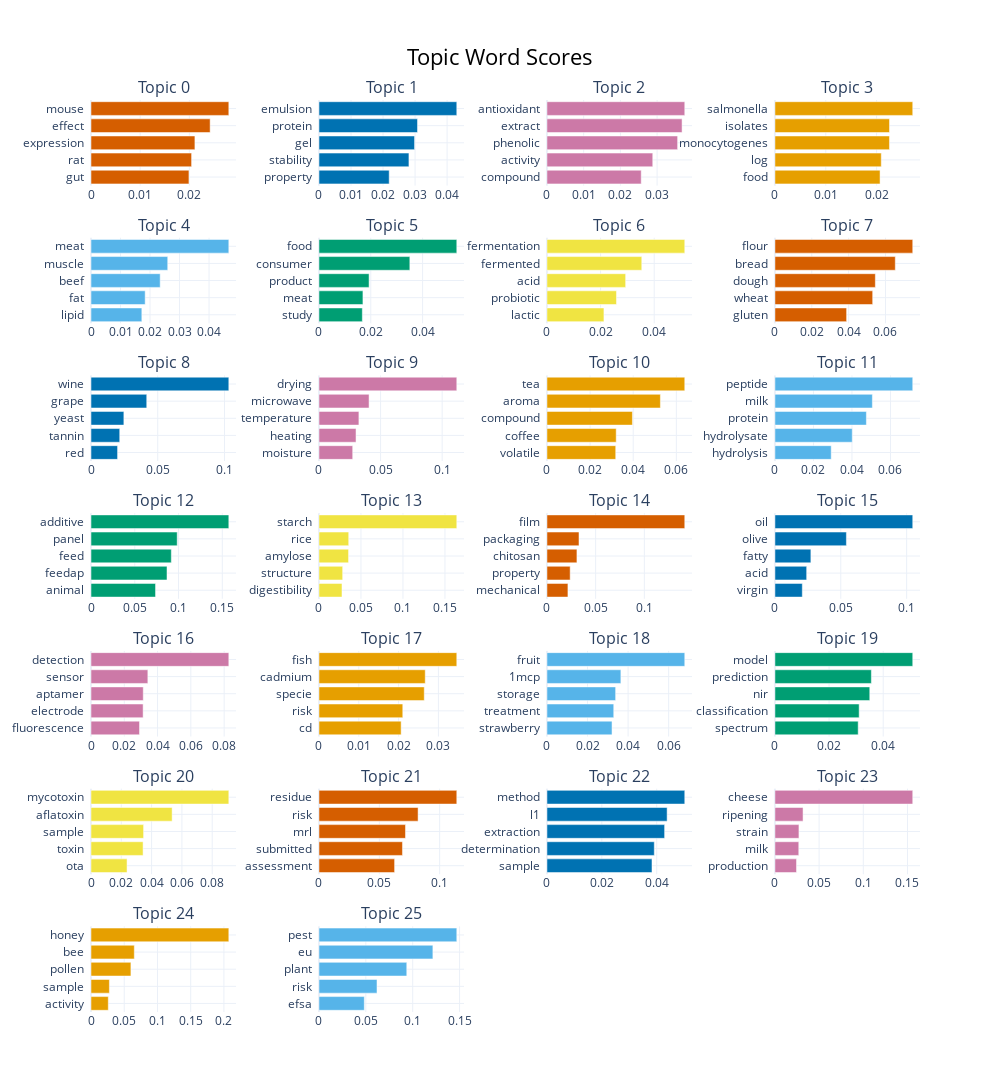

Notebook code cell kept with this figure:
### Code cell
new_model.visualize_barchart(top_n_topics=101)

### Figure 1 — Plotly figure (JSON) as saved in the notebook; plotly's stock layout.template omitted (floating-point values rounded to 4 significant figures)
{"data": [{"marker": {"color": "#D55E00"}, "orientation": "h", "type": "bar", "x": [0.01992, 0.02046, 0.02113, 0.02423, 0.02803], "xaxis": "x", "y": ["gut  ", "rat  ", "expression  ", "effect  ", "mouse  "], "yaxis": "y"}, {"marker": {"color": "#0072B2"}, "orientation": "h", "type": "bar", "x": [0.02192, 0.02808, 0.02984, 0.03076, 0.04302], "xaxis": "x2", "y": ["property  ", "stability  ", "gel  ", "protein  ", "emulsion  "], "yaxis": "y2"}, {"marker": {"color": "#CC79A7"}, "orientation": "h", "type": "bar", "x": [0.02568, 0.02882, 0.03559, 0.0368, 0.03754], "xaxis": "x3", "y": ["compound  ", "activity  ", "phenolic  ", "extract  ", "antioxidant  "], "yaxis": "y3"}, {"marker": {"color": "#E69F00"}, "orientation": "h", "type": "bar", "x": [0.02068, 0.02092, 0.02253, 0.02254, 0.02711], "xaxis": "x4", "y": ["food  ", "log  ", "monocytogenes  ", "isolates  ", "salmonella  "], "yaxis": "y4"}, {"marker": {"color": "#56B4E9"}, "orientation": "h", "type": "bar", "x": [0.01723, 0.01836, 0.02344, 0.026, 0.0467], "xaxis": "x5", "y": ["lipid  ", "fat  ", "beef  ", "muscle  ", "meat  "], "yaxis": "y5"}, {"marker": {"color": "#009E73"}, "orientation": "h", "type": "bar", "x": [0.01674, 0.01697, 0.01934, 0.03507, 0.05319], "xaxis": "x6", "y": ["study  ", "meat  ", "product  ", "consumer  ", "food  "], "yaxis": "y6"}, {"marker": {"color": "#F0E442"}, "orientation": "h", "type": "bar", "x": [0.02125, 0.02593, 0.02935, 0.03536, 0.0514], "xaxis": "x7", "y": ["lactic  ", "probiotic  ", "acid  ", "fermented  ", "fermentation  "], "yaxis": "y7"}, {"marker": {"color": "#D55E00"}, "orientation": "h", "type": "bar", "x": [0.03891, 0.05305, 0.05451, 0.06533, 0.0748], "xaxis": "x8", "y": ["gluten  ", "wheat  ", "dough  ", "bread  ", "flour  "], "yaxis": "y8"}, {"marker": {"color": "#0072B2"}, "orientation": "h", "type": "bar", "x": [0.01991, 0.02151, 0.02462, 0.04176, 0.1033], "xaxis": "x9", "y": ["red  ", "tannin  ", "yeast  ", "grape  ", "wine  "], "yaxis": "y9"}, {"marker": {"color": "#CC79A7"}, "orientation": "h", "type": "bar", "x": [0.02737, 0.03007, 0.03241, 0.04065, 0.1119], "xaxis": "x10", "y": ["moisture  ", "heating  ", "temperature  ", "microwave  ", "drying  "], "yaxis": "y10"}, {"marker": {"color": "#E69F00"}, "orientation": "h", "type": "bar", "x": [0.03189, 0.03211, 0.03963, 0.0526, 0.06391], "xaxis": "x11", "y": ["volatile  ", "coffee  ", "compound  ", "aroma  ", "tea  "], "yaxis": "y11"}, {"marker": {"color": "#56B4E9"}, "orientation": "h", "type": "bar", "x": [0.02922, 0.04015, 0.04749, 0.05059, 0.07156], "xaxis": "x12", "y": ["hydrolysis  ", "hydrolysate  ", "protein  ", "milk  ", "peptide  "], "yaxis": "y12"}, {"marker": {"color": "#009E73"}, "orientation": "h", "type": "bar", "x": [0.07375, 0.08684, 0.09178, 0.09851, 0.1575], "xaxis": "x13", "y": ["animal  ", "feedap  ", "feed  ", "panel  ", "additive  "], "yaxis": "y13"}, {"marker": {"color": "#F0E442"}, "orientation": "h", "type": "bar", "x": [0.02741, 0.02821, 0.03522, 0.0354, 0.1641], "xaxis": "x14", "y": ["digestibility  ", "structure  ", "amylose  ", "rice  ", "starch  "], "yaxis": "y14"}, {"marker": {"color": "#D55E00"}, "orientation": "h", "type": "bar", "x": [0.02154, 0.02384, 0.03079, 0.0329, 0.1415], "xaxis": "x15", "y": ["mechanical  ", "property  ", "chitosan  ", "packaging  ", "film  "], "yaxis": "y15"}, {"marker": {"color": "#0072B2"}, "orientation": "h", "type": "bar", "x": [0.02079, 0.0241, 0.0273, 0.05426, 0.1046], "xaxis": "x16", "y": ["virgin  ", "acid  ", "fatty  ", "olive  ", "oil  "], "yaxis": "y16"}, {"marker": {"color": "#CC79A7"}, "orientation": "h", "type": "bar", "x": [0.02915, 0.03132, 0.0314, 0.03417, 0.08282], "xaxis": "x17", "y": ["fluorescence  ", "electrode  ", "aptamer  ", "sensor  ", "detection  "], "yaxis": "y17"}, {"marker": {"color": "#E69F00"}, "orientation": "h", "type": "bar", "x": [0.02065, 0.02105, 0.02645, 0.0267, 0.03463], "xaxis": "x18", "y": ["cd  ", "risk  ", "specie  ", "cadmium  ", "fish  "], "yaxis": "y18"}, {"marker": {"color": "#56B4E9"}, "orientation": "h", "type": "bar", "x": [0.03208, 0.03293, 0.03386, 0.03644, 0.06795], "xaxis": "x19", "y": ["strawberry  ", "treatment  ", "storage  ", "1mcp  ", "fruit  "], "yaxis": "y19"}, {"marker": {"color": "#009E73"}, "orientation": "h", "type": "bar", "x": [0.03076, 0.03112, 0.03504, 0.03563, 0.05092], "xaxis": "x20", "y": ["spectrum  ", "classification  ", "nir  ", "prediction  ", "model  "], "yaxis": "y20"}, {"marker": {"color": "#F0E442"}, "orientation": "h", "type": "bar", "x": [0.02379, 0.03438, 0.03472, 0.05356, 0.09097], "xaxis": "x21", "y": ["ota  ", "toxin  ", "sample  ", "aflatoxin  ", "mycotoxin  "], "yaxis": "y21"}, {"marker": {"color": "#D55E00"}, "orientation": "h", "type": "bar", "x": [0.06267, 0.06918, 0.07168, 0.08213, 0.1142], "xaxis": "x22", "y": ["assessment  ", "submitted  ", "mrl  ", "risk  ", "residue  "], "yaxis": "y22"}, {"marker": {"color": "#0072B2"}, "orientation": "h", "type": "bar", "x": [0.03827, 0.03911, 0.04287, 0.04379, 0.05022], "xaxis": "x23", "y": ["sample  ", "determination  ", "extraction  ", "l1  ", "method  "], "yaxis": "y23"}, {"marker": {"color": "#CC79A7"}, "orientation": "h", "type": "bar", "x": [0.02443, 0.02699, 0.02717, 0.03183, 0.156], "xaxis": "x24", "y": ["production  ", "milk  ", "strain  ", "ripening  ", "cheese  "], "yaxis": "y24"}, {"marker": {"color": "#E69F00"}, "orientation": "h", "type": "bar", "x": [0.02601, 0.02765, 0.06005, 0.06516, 0.2074], "xaxis": "x25", "y": ["activity  ", "sample  ", "pollen  ", "bee  ", "honey  "], "yaxis": "y25"}, {"marker": {"color": "#56B4E9"}, "orientation": "h", "type": "bar", "x": [0.04836, 0.0619, 0.09368, 0.1215, 0.147], "xaxis": "x26", "y": ["efsa  ", "risk  ", "plant  ", "eu  ", "pest  "], "yaxis": "y26"}], "layout": {"annotations": [{"font": {"size": 16}, "showarrow": false, "text": "Topic 0", "x": 0.0875, "xanchor": "center", "xref": "paper", "y": 1, "yanchor": "bottom", "yref": "paper"}, {"font": {"size": 16}, "showarrow": false, "text": "Topic 1", "x": 0.3625, "xanchor": "center", "xref": "paper", "y": 1, "yanchor": "bottom", "yref": "paper"}, {"font": {"size": 16}, "showarrow": false, "text": "Topic 2", "x": 0.6375, "xanchor": "center", "xref": "paper", "y": 1, "yanchor": "bottom", "yref": "paper"}, {"font": {"size": 16}, "showarrow": false, "text": "Topic 3", "x": 0.9125, "xanchor": "center", "xref": "paper", "y": 1, "yanchor": "bottom", "yref": "paper"}, {"font": {"size": 16}, "showarrow": false, "text": "Topic 4", "x": 0.0875, "xanchor": "center", "xref": "paper", "y": 0.849, "yanchor": "bottom", "yref": "paper"}, {"font": {"size": 16}, "showarrow": false, "text": "Topic 5", "x": 0.3625, "xanchor": "center", "xref": "paper", "y": 0.849, "yanchor": "bottom", "yref": "paper"}, {"font": {"size": 16}, "showarrow": false, "text": "Topic 6", "x": 0.6375, "xanchor": "center", "xref": "paper", "y": 0.849, "yanchor": "bottom", "yref": "paper"}, {"font": {"size": 16}, "showarrow": false, "text": "Topic 7", "x": 0.9125, "xanchor": "center", "xref": "paper", "y": 0.849, "yanchor": "bottom", "yref": "paper"}, {"font": {"size": 16}, "showarrow": false, "text": "Topic 8", "x": 0.0875, "xanchor": "center", "xref": "paper", "y": 0.698, "yanchor": "bottom", "yref": "paper"}, {"font": {"size": 16}, "showarrow": false, "text": "Topic 9", "x": 0.3625, "xanchor": "center", "xref": "paper", "y": 0.698, "yanchor": "bottom", "yref": "paper"}, {"font": {"size": 16}, "showarrow": false, "text": "Topic 10", "x": 0.6375, "xanchor": "center", "xref": "paper", "y": 0.698, "yanchor": "bottom", "yref": "paper"}, {"font": {"size": 16}, "showarrow": false, "text": "Topic 11", "x": 0.9125, "xanchor": "center", "xref": "paper", "y": 0.698, "yanchor": "bottom", "yref": "paper"}, {"font": {"size": 16}, "showarrow": false, "text": "Topic 12", "x": 0.0875, "xanchor": "center", "xref": "paper", "y": 0.5469, "yanchor": "bottom", "yref": "paper"}, {"font": {"size": 16}, "showarrow": false, "text": "Topic 13", "x": 0.3625, "xanchor": "center", "xref": "paper", "y": 0.5469, "yanchor": "bottom", "yref": "paper"}, {"font": {"size": 16}, "showarrow": false, "text": "Topic 14", "x": 0.6375, "xanchor": "center", "xref": "paper", "y": 0.5469, "yanchor": "bottom", "yref": "paper"}, {"font": {"size": 16}, "showarrow": false, "text": "Topic 15", "x": 0.9125, "xanchor": "center", "xref": "paper", "y": 0.5469, "yanchor": "bottom", "yref": "paper"}, {"font": {"size": 16}, "showarrow": false, "text": "Topic 16", "x": 0.0875, "xanchor": "center", "xref": "paper", "y": 0.3959, "yanchor": "bottom", "yref": "paper"}, {"font": {"size": 16}, "showarrow": false, "text": "Topic 17", "x": 0.3625, "xanchor": "center", "xref": "paper", "y": 0.3959, "yanchor": "bottom", "yref": "paper"}, {"font": {"size": 16}, "showarrow": false, "text": "Topic 18", "x": 0.6375, "xanchor": "center", "xref": "paper", "y": 0.3959, "yanchor": "bottom", "yref": "paper"}, {"font": {"size": 16}, "showarrow": false, "text": "Topic 19", "x": 0.9125, "xanchor": "center", "xref": "paper", "y": 0.3959, "yanchor": "bottom", "yref": "paper"}, {"font": {"size": 16}, "showarrow": false, "text": "Topic 20", "x": 0.0875, "xanchor": "center", "xref": "paper", "y": 0.2449, "yanchor": "bottom", "yref": "paper"}, {"font": {"size": 16}, "showarrow": false, "text": "Topic 21", "x": 0.3625, "xanchor": "center", "xref": "paper", "y": 0.2449, "yanchor": "bottom", "yref": "paper"}, {"font": {"size": 16}, "showarrow": false, "text": "Topic 22", "x": 0.6375, "xanchor": "center", "xref": "paper", "y": 0.2449, "yanchor": "bottom", "yref": "paper"}, {"font": {"size": 16}, "showarrow": false, "text": "Topic 23", "x": 0.9125, "xanchor": "center", "xref": "paper", "y": 0.2449, "yanchor": "bottom", "yref": "paper"}, {"font": {"size": 16}, "showarrow": false, "text": "Topic 24", "x": 0.0875, "xanchor": "center", "xref": "paper", "y": 0.09388, "yanchor": "bottom", "yref": "paper"}, {"font": {"size": 16}, "showarrow": false, "text": "Topic 25", "x": 0.3625, "xanchor": "center", "xref": "paper", "y": 0.09388, "yanchor": "bottom", "yref": "paper"}], "height": 1750, "hoverlabel": {"bgcolor": "white", "font": {"family": "Rockwell", "size": 16}}, "showlegend": false, "title": {"font": {"color": "Black", "size": 22}, "text": "Topic Word Scores", "x": 0.5, "xanchor": "center", "yanchor": "top"}, "width": 1000, "xaxis": {"anchor": "y", "domain": [0, 0.175], "showgrid": true}, "xaxis10": {"anchor": "y10", "domain": [0.275, 0.45], "showgrid": true}, "xaxis11": {"anchor": "y11", "domain": [0.55, 0.725], "showgrid": true}, "xaxis12": {"anchor": "y12", "domain": [0.825, 1], "showgrid": true}, "xaxis13": {"anchor": "y13", "domain": [0, 0.175], "showgrid": true}, "xaxis14": {"anchor": "y14", "domain": [0.275, 0.45], "showgrid": true}, "xaxis15": {"anchor": "y15", "domain": [0.55, 0.725], "showgrid": true}, "xaxis16": {"anchor": "y16", "domain": [0.825, 1], "showgrid": true}, "xaxis17": {"anchor": "y17", "domain": [0, 0.175], "showgrid": true}, "xaxis18": {"anchor": "y18", "domain": [0.275, 0.45], "showgrid": true}, "xaxis19": {"anchor": "y19", "domain": [0.55, 0.725], "showgrid": true}, "xaxis2": {"anchor": "y2", "domain": [0.275, 0.45], "showgrid": true}, "xaxis20": {"anchor": "y20", "domain": [0.825, 1], "showgrid": true}, "xaxis21": {"anchor": "y21", "domain": [0, 0.175], "showgrid": true}, "xaxis22": {"anchor": "y22", "domain": [0.275, 0.45], "showgrid": true}, "xaxis23": {"anchor": "y23", "domain": [0.55, 0.725], "showgrid": true}, "xaxis24": {"anchor": "y24", "domain": [0.825, 1], "showgrid": true}, "xaxis25": {"anchor": "y25", "domain": [0, 0.175], "showgrid": true}, "xaxis26": {"anchor": "y26", "domain": [0.275, 0.45], "showgrid": true}, "xaxis27": {"anchor": "y27", "domain": [0.55, 0.725], "showgrid": true}, "xaxis28": {"anchor": "y28", "domain": [0.825, 1], "showgrid": true}, "xaxis3": {"anchor": "y3", "domain": [0.55, 0.725], "showgrid": true}, "xaxis4": {"anchor": "y4", "domain": [0.825, 1], "showgrid": true}, "xaxis5": {"anchor": "y5", "domain": [0, 0.175], "showgrid": true}, "xaxis6": {"anchor": "y6", "domain": [0.275, 0.45], "showgrid": true}, "xaxis7": {"anchor": "y7", "domain": [0.55, 0.725], "showgrid": true}, "xaxis8": {"anchor": "y8", "domain": [0.825, 1], "showgrid": true}, "xaxis9": {"anchor": "y9", "domain": [0, 0.175], "showgrid": true}, "yaxis": {"anchor": "x", "domain": [0.9061, 1], "showgrid": true}, "yaxis10": {"anchor": "x10", "domain": [0.6041, 0.698], "showgrid": true}, "yaxis11": {"anchor": "x11", "domain": [0.6041, 0.698], "showgrid": true}, "yaxis12": {"anchor": "x12", "domain": [0.6041, 0.698], "showgrid": true}, "yaxis13": {"anchor": "x13", "domain": [0.4531, 0.5469], "showgrid": true}, "yaxis14": {"anchor": "x14", "domain": [0.4531, 0.5469], "showgrid": true}, "yaxis15": {"anchor": "x15", "domain": [0.4531, 0.5469], "showgrid": true}, "yaxis16": {"anchor": "x16", "domain": [0.4531, 0.5469], "showgrid": true}, "yaxis17": {"anchor": "x17", "domain": [0.302, 0.3959], "showgrid": true}, "yaxis18": {"anchor": "x18", "domain": [0.302, 0.3959], "showgrid": true}, "yaxis19": {"anchor": "x19", "domain": [0.302, 0.3959], "showgrid": true}, "yaxis2": {"anchor": "x2", "domain": [0.9061, 1], "showgrid": true}, "yaxis20": {"anchor": "x20", "domain": [0.302, 0.3959], "showgrid": true}, "yaxis21": {"anchor": "x21", "domain": [0.151, 0.2449], "showgrid": true}, "yaxis22": {"anchor": "x22", "domain": [0.151, 0.2449], "showgrid": true}, "yaxis23": {"anchor": "x23", "domain": [0.151, 0.2449], "showgrid": true}, "yaxis24": {"anchor": "x24", "domain": [0.151, 0.2449], "showgrid": true}, "yaxis25": {"anchor": "x25", "domain": [0, 0.09388], "showgrid": true}, "yaxis26": {"anchor": "x26", "domain": [0, 0.09388], "showgrid": true}, "yaxis27": {"anchor": "x27", "domain": [0, 0.09388], "showgrid": true}, "yaxis28": {"anchor": "x28", "domain": [0, 0.09388], "showgrid": true}, "yaxis3": {"anchor": "x3", "domain": [0.9061, 1], "showgrid": true}, "yaxis4": {"anchor": "x4", "domain": [0.9061, 1], "showgrid": true}, "yaxis5": {"anchor": "x5", "domain": [0.7551, 0.849], "showgrid": true}, "yaxis6": {"anchor": "x6", "domain": [0.7551, 0.849], "showgrid": true}, "yaxis7": {"anchor": "x7", "domain": [0.7551, 0.849], "showgrid": true}, "yaxis8": {"anchor": "x8", "domain": [0.7551, 0.849], "showgrid": true}, "yaxis9": {"anchor": "x9", "domain": [0.6041, 0.698], "showgrid": true}}}
